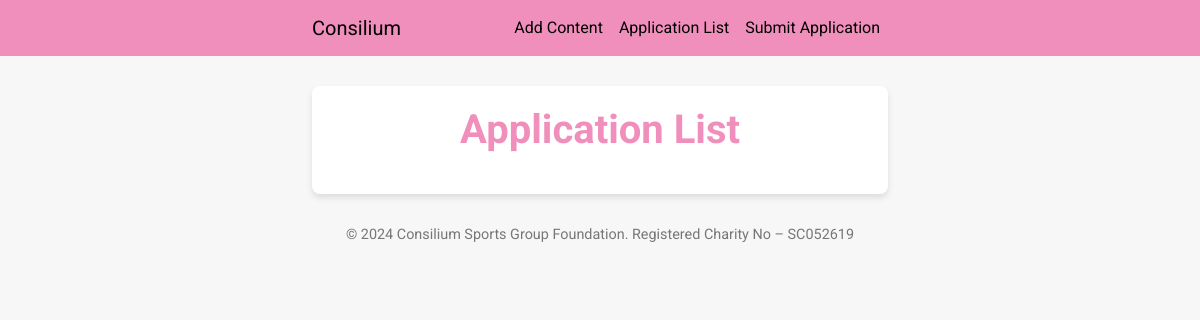
The page /applications/ on the database as committed earlier.
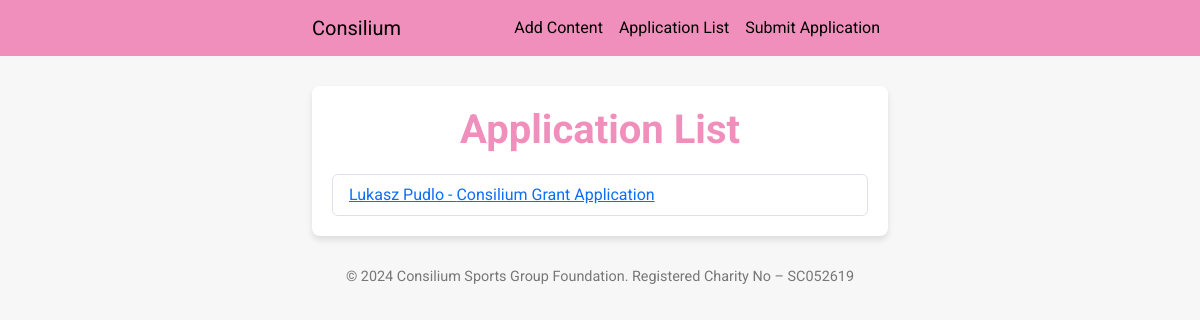
The same page on the database as committed later.
### applications/models.py (models this page shows, shortened)
class GrantApplication(models.Model):
    name = models.CharField(max_length=255)
    address = models.TextField()
    phone_number = models.CharField(max_length=15)
    email = models.EmailField()
    title_of_request = models.CharField(max_length=255)
    funding_summary = models.TextField()
    how_spend_grant = models.TextField()
    importance_of_grant = models.TextField()
    goals = models.TextField()
    required_date = models.DateField()
    amount_requested = models.DecimalField(max_digits=10, decimal_places=2)
    funding_in_place = models.TextField(blank=True, null=True)
    benefit_description = models.TextField()
    commitment_description = models.TextField()
    barriers_description = models.TextField(blank=True, null=True)
    result_availability = models.TextField(blank=True, null=True)
    heard_from = models.CharField(max_length=255, blank=True, null=True)
    additional_info = models.TextField(blank=True, null=True)
    previous_application_details = models.TextField(blank=True, null=True)
    evaluation_proposal = models.TextField(blank=True, null=True)
    support_network = models.TextField(blank=True, null=True)
    other_support = models.TextField(blank=True, null=True)
    applicant_signature = models.CharField(max_length=255)
    signed_date = models.DateField()
    parent_signature = models.CharField(max_length=255, blank=True, null=True)
    parent_details = models.TextField(blank=True, null=True)

### applications/views.py (the view)
# urls.py: path('', views.application_list, name='application_list'),
def application_list(request):
    applications = GrantApplication.objects.all()
    return render(request, 'applications/application_list.html', {'applications': applications})

### consilium/templates/applications/application_list.html (shortened to what this page needs)
{% extends "base.html" %}
{% block content %}
<h1>Application List</h1>
<ul class="list-group">
    {% for application in applications %}
        <li class="list-group-item">
            <a href="{% url 'application_detail' application.pk %}">
                {{ application.name }} - {{ application.title_of_request }}
            </a>
        </li>
    {% endfor %}
</ul>
{% endblock %}

### consilium/templates/base.html (shortened to what this page needs)
<!DOCTYPE html>
{% load static %}
<html lang="en">
<head>
    <link href="https://cdn.jsdelivr.net/npm/bootstrap@5.3.0-alpha3/dist/css/bootstrap.min.css" rel="stylesheet">
    <link rel="stylesheet" href="{% static 'css/styles.css' %}">
</head>
<body>
    <nav class="navbar navbar-expand-lg">
        <div class="container">
            <a class="navbar-brand" href="{% url 'media_list' %}">Consilium</a>
            <div class="collapse navbar-collapse" id="navbarNav">
                <ul class="navbar-nav ms-auto">
                    <li class="nav-item">
                        <a class="nav-link" href="{% url 'upload_media' %}">Add Content</a>
                    </li>
                    <li class="nav-item">
                        <a class="nav-link" href="{% url 'application_list' %}">Application List</a>
                    </li>
                    <li class="nav-item">
                        <a class="nav-link" href="{% url 'submit_application' %}">Submit Application</a>
                    </li>
                </ul>
            </div>
        </div>
    </nav>
    <div class="container">
        <div class="content-container">
            {% block content %}{% endblock %}
        </div>
    </div>
    <div class="footer">
        &copy; 2024 Consilium Sports Group Foundation. Registered Charity No – SC052619
    </div>
</body>
</html>

### consilium/static/css/styles.css (style rules this page uses)
body { background-color: #f7f7f7; font-family: 'Roboto', sans-serif; }
.navbar { background-color: #f08fbb; }
.navbar-brand, .navbar-nav .nav-link { color: black !important; }
.content-container { background-color: white; border-radius: 8px; padding: 20px; box-shadow: 0 4px 6px rgba(0, 0, 0, 0.1); margin-top: 30px; }
h1 { color: #f08fbb; font-weight: bold; text-align: center; margin-bottom: 20px; }
.footer { text-align: center; margin-top: 30px; font-size: 0.9rem; color: #777; }
.container { max-width: 600px; margin: 0 auto; }

Rows that differ between the two databases and show on the page:
added GrantApplication: name "Lukasz Pudlo", title_of_request "Consilium Grant Application"
